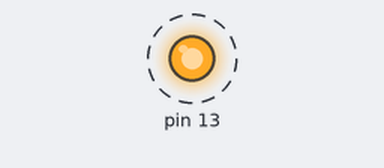
Recording of a sketch running on a simulated Arduino Uno, built with avr-gcc and run on an emulated ATmega328P. On the bench: output pins drawn as LEDs (lit = HIGH). Dashed ring = blinking. What the sketch prints to the serial monitor is not drawn.

Above: at 14.2 s.
Timing chart, 0 to 17.0 s (numbered marks = the images above):
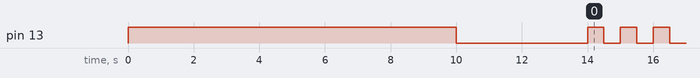

Measured:
- by itself, pin 13: repeats every 1.0 s: HIGH 0.50 s, LOW 0.50 s

The sketch:

Bluetooth_HC_06_Configuration.ino
```cpp
//Configuración Modulo Bluetooth HC-06

char NOMBRE[6]="hola";
char BPS='4';      //1=1200,  2=2400,  3=4800,  4=9600,  5=19200,
                  //6=38400,  7=57600,  8=115200
char PASSWORD[5]="1234";

void setup() {
  Serial.begin(9600);
  pinMode(13, OUTPUT);
  digitalWrite(13, HIGH);
  delay(10000);
  digitalWrite(13, LOW);

  Serial.print("AT");
  delay(1000);

  Serial.print("AT+NAME");
  Serial.print(NOMBRE);
  delay(1000);

  Serial.print("AT+BAUD");
  Serial.print(BPS);
  delay(1000);

  Serial.print("AT+PIN");
  Serial.print(PASSWORD);
  delay(1000);
}
void loop() {

  digitalWrite(13, !digitalRead(13));
  delay(500);
}
```
